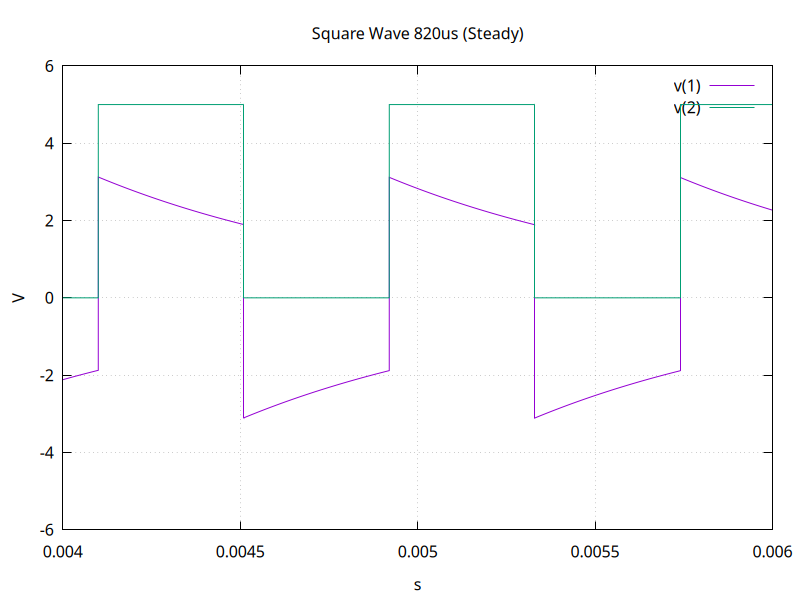

Write gnuplot code to recreate this figure.
set terminal pngcairo size 800,600
set output 'sq2_steady.png'
set encoding utf8
set termoption noenhanced
set title "Square Wave 820us (Steady)"
set xlabel "s"
set ylabel "V"
set grid
unset logscale x 
set xrange [4.000000e-03:6.000000e-03]
unset logscale y
set yrange [-6.000000e+00:6.000000e+00]
set format y "%g"
set format x "%g"
plot 'sq2_steady.txt' using 1:2 with lines lw 1 title "v(1)",\
'sq2_steady.txt' using 3:4 with lines lw 1 title "v(2)"
